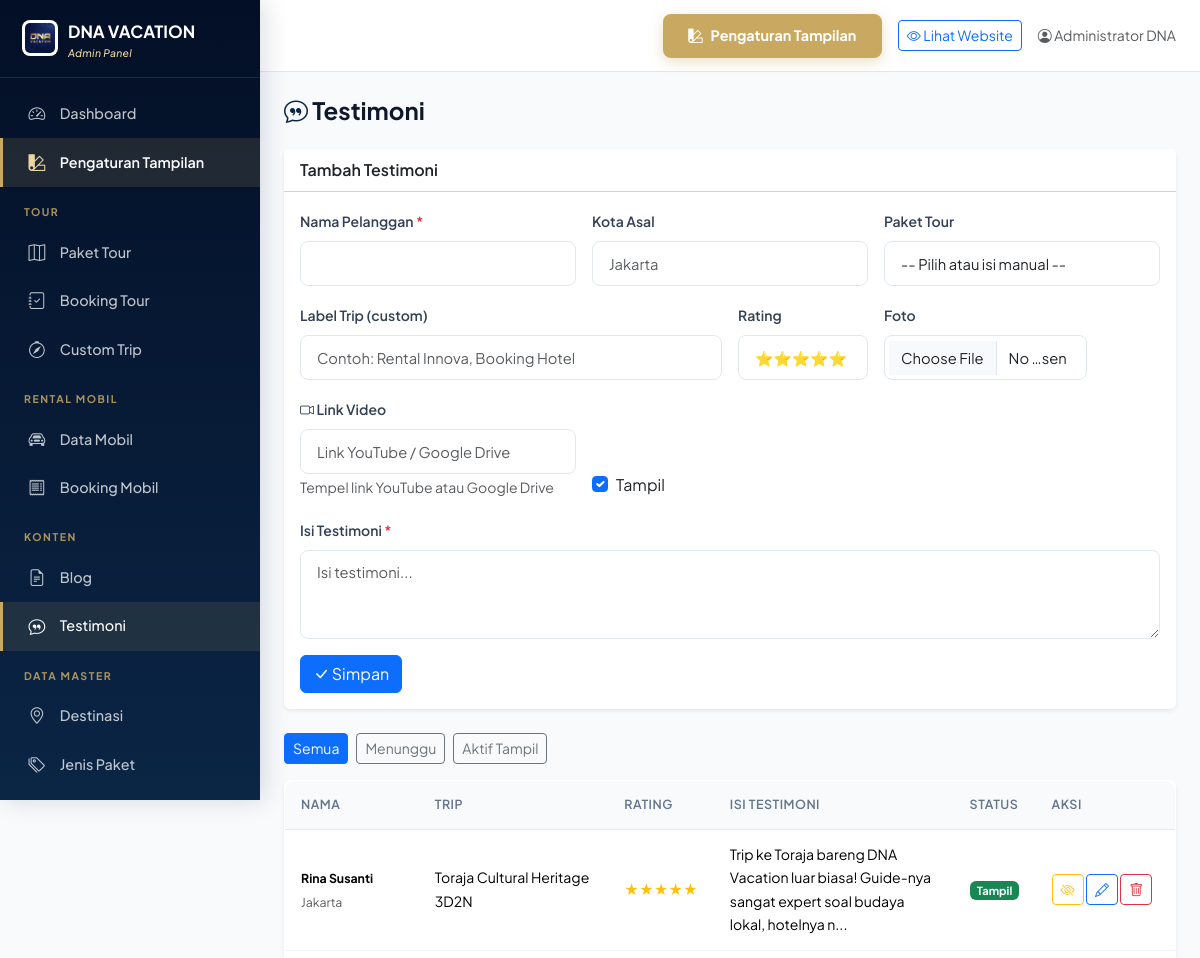
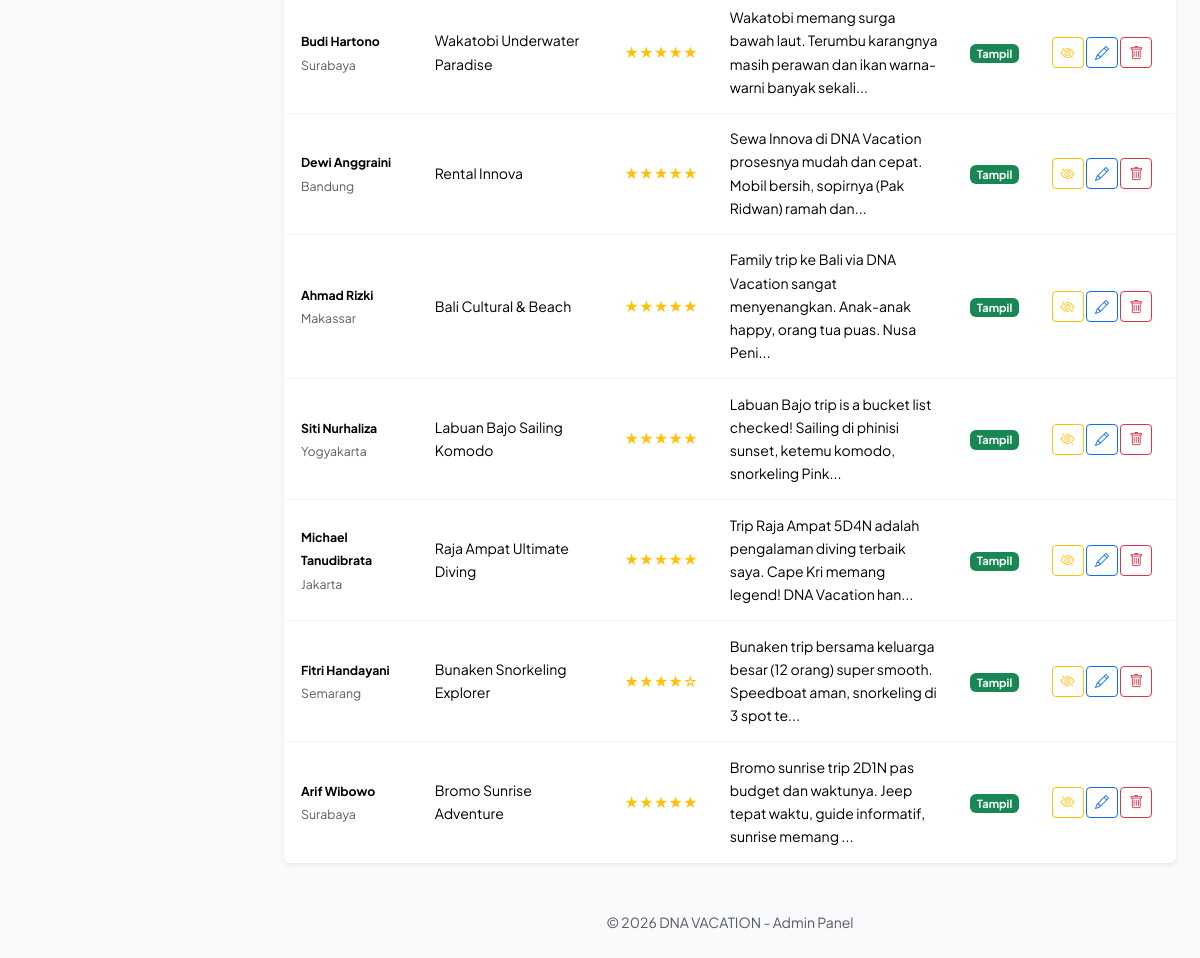
/admin/testimonials.php (signed in), run on the app's committed database (2 pictures, top to bottom).
### tables this page shows
CREATE TABLE testimonials (
  id INT AUTO_INCREMENT PRIMARY KEY,
  customer_name VARCHAR(100) NOT NULL,
  customer_location VARCHAR(100),
  content TEXT NOT NULL,
  rating TINYINT DEFAULT 5,
  tour_id INT,
  tour_name VARCHAR(200),
  image VARCHAR(255),
  is_active TINYINT(1) DEFAULT 0 COMMENT '0=pending review, 1=approved & shown',
  created_at TIMESTAMP DEFAULT CURRENT_TIMESTAMP,
  FOREIGN KEY (tour_id) REFERENCES tours(id) ON DELETE SET NULL,
  INDEX idx_active (is_active)
);

### includes/config.php (called while the page is built, shortened)
<?php
function isVideoUrl($video) {
    return (bool)preg_match('#^https?://#i', trim((string)$video));
}
function e($str) {
    return htmlspecialchars($str, ENT_QUOTES, 'UTF-8');
}
function truncate($text, $length = 100) {
    return substr($text, 0, $length) . '...';
}

### admin/testimonials.php (the view, shortened to what this page needs)
<?php
require_once __DIR__ . '/includes/header.php';
$filter = $_GET['filter'] ?? '';
if ($filter === 'pending') {
    $testimonials = $pdo->query("SELECT * FROM testimonials WHERE is_active=0 ORDER BY created_at DESC")->fetchAll();
} elseif ($filter === 'active') {
    $testimonials = $pdo->query("SELECT * FROM testimonials WHERE is_active=1 ORDER BY created_at DESC")->fetchAll();
} else {
    $testimonials = $pdo->query("SELECT * FROM testimonials ORDER BY is_active ASC, created_at DESC")->fetchAll();
}
$editItem = null;
$pendingCount = (int)$pdo->query("SELECT COUNT(*) FROM testimonials WHERE is_active=0")->fetchColumn();
?>
<div class="p-3 p-md-4">
    <h4 class="fw-bold mb-4"><i class="bi bi-chat-quote text-primary-custom"></i> Testimoni</h4>
    <div class="card border-0 shadow-sm mb-4">
        <div class="card-header bg-white fw-semibold"><?= $editItem ? 'Edit' : 'Tambah' ?> Testimoni</div>
        <div class="card-body">
            <form method="POST" enctype="multipart/form-data">
                <div class="row g-3">
                    <div class="col-md-4">
                        <label class="form-label small fw-semibold">Nama Pelanggan <span class="text-danger">*</span></label>
                        <input type="text" name="customer_name" class="form-control" value="<?= e($editItem['customer_name'] ?? '') ?>" required>
                    </div>
                    <div class="col-md-4">
                        <label class="form-label small fw-semibold">Kota Asal</label>
                        <input type="text" name="customer_location" class="form-control" value="<?= e($editItem['customer_location'] ?? '') ?>" placeholder="Jakarta">
                    </div>
                    <div class="col-md-4">
                        <label class="form-label small fw-semibold">Paket Tour</label>
                        <select name="tour_id" class="form-select" onchange="if(this.value) document.querySelector('[name=tour_name]').value = this.options[this.selectedIndex].text; else document.querySelector('[name=tour_name]').value = '';">
                            <option value="">-- Pilih atau isi manual --</option>
                        </select>
                    </div>
                    <div class="col-md-6">
                        <label class="form-label small fw-semibold">Label Trip (custom)</label>
                        <input type="text" name="tour_name" class="form-control" value="<?= e($editItem['tour_name'] ?? '') ?>" placeholder="Contoh: Rental Innova, Booking Hotel">
                    </div>
                    <div class="col-md-2">
                        <label class="form-label small fw-semibold">Rating</label>
                        <select name="rating" class="form-select">
                            <?php for ($i = 5; $i >= 1; $i--): ?>
                                <option value="<?= $i ?>" <?= ($editItem['rating'] ?? 5) == $i ? 'selected' : '' ?>><?= str_repeat('⭐', $i) ?></option>
                            <?php endfor; ?>
                        </select>
                    </div>
                    <div class="col-md-3">
                        <label class="form-label small fw-semibold">Foto</label>
                        <input type="file" name="image" class="form-control" accept="image/*">
                    </div>
                    <div class="col-md-4">
                        <label class="form-label small fw-semibold"><i class="bi bi-camera-video"></i> Link Video</label>
                        <input type="url" name="video_url" class="form-control" placeholder="Link YouTube / Google Drive" value="<?= e(isVideoUrl($editItem['video'] ?? '') ? $editItem['video'] : '') ?>">
                        <small class="text-muted">Tempel link YouTube atau Google Drive</small>
                    </div>
                    <div class="col-md-1 d-flex align-items-end">
                        <div class="form-check">
                            <input type="checkbox" name="is_active" class="form-check-input" id="tActive" <?= ($editItem['is_active'] ?? 1) ? 'checked' : '' ?>>
                            <label class="form-check-label" for="tActive">Tampil</label>
                        </div>
                    </div>
                    <div class="col-12">
                        <label class="form-label small fw-semibold">Isi Testimoni <span class="text-danger">*</span></label>
                        <textarea name="content" class="form-control" rows="3" placeholder="Isi testimoni..." required><?= e($editItem['content'] ?? '') ?></textarea>
                    </div>
                    <div class="col-12">
                        <button type="submit" class="btn btn-primary"><i class="bi bi-check-lg"></i> Simpan</button>
                    </div>
                </div>
            </form>
        </div>
    </div>
    <div class="mb-3 d-flex gap-2 flex-wrap">
        <a href="testimonials.php" class="btn btn-sm <?= !$filter ? 'btn-primary' : 'btn-outline-secondary' ?>">Semua</a>
        <a href="?filter=pending" class="btn btn-sm <?= $filter === 'pending' ? 'btn-primary' : 'btn-outline-secondary' ?>">Menunggu <?= $pendingCount ? "($pendingCount)" : '' ?></a>
        <a href="?filter=active" class="btn btn-sm <?= $filter === 'active' ? 'btn-primary' : 'btn-outline-secondary' ?>">Aktif Tampil</a>
    </div>
    <div class="card border-0 shadow-sm">
        <div class="card-body p-0">
            <div class="table-responsive">
                <table class="table admin-table table-hover align-middle mb-0">
                    <thead>
                        <tr>
                            <th>Nama</th>
                            <th>Trip</th>
                            <th>Rating</th>
                            <th>Isi Testimoni</th>
                            <th>Status</th>
                            <th style="width:140px">Aksi</th>
                        </tr>
                    </thead>
                    <tbody>
                        <?php if (empty($testimonials)): ?>
                            <tr><td colspan="6" class="text-center text-muted py-4">Belum ada testimoni.</td></tr>
                        <?php else: ?>
                            <?php foreach ($testimonials as $t): ?>
                                <tr>
                                    <td>
                                        <strong class="small"><?= e($t['customer_name']) ?></strong>
                                        <br><small class="text-muted"><?= e($t['customer_location'] ?: '-') ?></small>
                                    </td>
                                    <td class="small"><?= e($t['tour_name'] ?: '-') ?></td>
                                    <td class="text-warning small"><?= str_repeat('★', $t['rating']) ?><?= str_repeat('☆', 5 - $t['rating']) ?></td>
                                    <td class="small" style="max-width:300px">
                                        <?= e(truncate($t['content'], 100)) ?>
                                    </td>
                                    <td>
                                        <?php if ($t['is_active']): ?>
                                            <a href="?toggle=<?= $t['id'] ?>" class="badge bg-success text-decoration-none" style="font-size:.7rem">Tampil</a>
                                        <?php else: ?>
                                            <span class="badge bg-warning text-dark" style="font-size:.7rem">Pending</span>
                                        <?php endif; ?>
                                    </td>
                                    <td>
                                        <?php if (!$t['is_active']): ?>
                                            <a href="?approve=<?= $t['id'] ?>" class="btn btn-sm btn-success" title="Setujui"><i class="bi bi-check-lg"></i></a>
                                        <?php else: ?>
                                            <a href="?toggle=<?= $t['id'] ?>" class="btn btn-sm btn-outline-warning" title="Sembunyikan"><i class="bi bi-eye-slash"></i></a>
                                        <?php endif; ?>
                                        <a href="?edit=<?= $t['id'] ?>" class="btn btn-sm btn-outline-primary"><i class="bi bi-pencil"></i></a>
                                        <a href="?delete=<?= $t['id'] ?>" class="btn btn-sm btn-outline-danger" data-confirm="Hapus testimoni?"><i class="bi bi-trash"></i></a>
                                    </td>
                                </tr>
                            <?php endforeach; ?>
                        <?php endif; ?>
                    </tbody>
                </table>
            </div>
        </div>
    </div>
</div>
<?php require_once __DIR__ . '/includes/footer.php'; ?>

### assets/css/style.css (style rules this page uses)
:root { --primary: #0B2545; --primary-dark: #061838; --primary-darker: #030F26; --primary-mid: #13315C; --primary-light: #E8EEF7; --primary-lighter: #F4F7FC; --gold: #C9A961; --gold-dark: #A88540; --gold-light: #E8D6A3; --gold-lighter: #FBF5E4; --secondary: #C9A961; --secondary-dark: #A88540; --secondary-light: #FBF5E4; --accent: #EC7B4E; --accent-light: #FFEDD5; --success: #10B981; --success-light: #D1FAE5; --danger: #EF4444; --warning: #F59E0B; --dark: #0F172A; --gray-50: #F8FAFC; --gray-100: #F1F5F9; --gray-200: #E2E8F0; --gray-300: #CBD5E1; --gray-400: #94A3B8; --gray-500: #64748B; --gray-600: #475569; --gray-700: #334155; --gray-800: #1E293B; --font-main: 'Plus Jakarta Sans', -apple-system, BlinkMacSystemFont, sans-serif; --radius: 12px; --radius-sm: 8px; --radius-lg: 16px; --radius-xl: 20px; --shadow: 0 1px 3px rgba(11,37,69,.06), 0 1px 2px rgba(11,37,69,.04); --shadow-md: 0 4px 16px rgba(11,37,69,.08); --shadow-lg: 0 12px 32px rgba(11,37,69,.12); --shadow-xl: 0 20px 48px rgba(11,37,69,.18); --transition: all .25s cubic-bezier(.4,0,.2,1); }
* { box-sizing: border-box; }
body { font-family: var(--font-main); color: var(--dark); line-height: 1.65; background: #fff; -webkit-font-smoothing: antialiased; text-rendering: optimizeLegibility; }
a { text-decoration: none; }
.text-primary-custom { color: var(--primary) !important; }
.form-control, .form-select { border-radius: var(--radius-sm); border: 1.5px solid var(--gray-200); padding: .65rem 1rem; font-size: .92rem; transition: var(--transition); background: #fff; }
.form-label { color: var(--gray-700); }
body.admin-body { background: var(--gray-50); }
.admin-table { background: #fff; border-radius: var(--radius); border: 1px solid var(--gray-200); overflow: hidden; }
.admin-table th { background: var(--gray-50); font-weight: 600; font-size: .78rem; text-transform: uppercase; letter-spacing: .5px; color: var(--gray-500); padding: .85rem 1rem; border-bottom: 1px solid var(--gray-200); }
.admin-table td { padding: .85rem 1rem; font-size: .88rem; vertical-align: middle; border-bottom: 1px solid var(--gray-100); }
.admin-table tr:last-child td { border-bottom: none; }

### data on the page
testimonials: customer_name "Rina Susanti", customer_location "Jakarta", tour_name "Toraja Cultural Heritage 3D2N", rating "★★★★★", content "Trip ke Toraja bareng DNA Vacation luar biasa! Guide-nya sangat expert soal budaya lokal, hotelnya n..."
testimonials: customer_name "Budi Hartono", customer_location "Surabaya", tour_name "Wakatobi Underwater Paradise", rating "★★★★★", content "Wakatobi memang surga bawah laut. Terumbu karangnya masih perawan dan ikan warna-warni banyak sekali..."
testimonials: customer_name "Dewi Anggraini", customer_location "Bandung", tour_name "Rental Innova", rating "★★★★★", content "Sewa Innova di DNA Vacation prosesnya mudah dan cepat. Mobil bersih, sopirnya (Pak Ridwan) ramah dan..."
testimonials: customer_name "Ahmad Rizki", customer_location "Makassar", tour_name "Bali Cultural & Beach", rating "★★★★★", content "Family trip ke Bali via DNA Vacation sangat menyenangkan. Anak-anak happy, orang tua puas. Nusa Peni..."
testimonials: customer_name "Siti Nurhaliza", customer_location "Yogyakarta", tour_name "Labuan Bajo Sailing Komodo", rating "★★★★★", content "Labuan Bajo trip is a bucket list checked! Sailing di phinisi sunset, ketemu komodo, snorkeling Pink..."
testimonials: customer_name "Michael Tanudibrata", customer_location "Jakarta", tour_name "Raja Ampat Ultimate Diving", rating "★★★★★", content "Trip Raja Ampat 5D4N adalah pengalaman diving terbaik saya. Cape Kri memang legend! DNA Vacation han..."
testimonials: customer_name "Fitri Handayani", customer_location "Semarang", tour_name "Bunaken Snorkeling Explorer", rating "★★★★", rating "☆", content "Bunaken trip bersama keluarga besar (12 orang) super smooth. Speedboat aman, snorkeling di 3 spot te..."
testimonials: customer_name "Arif Wibowo", customer_location "Surabaya", tour_name "Bromo Sunrise Adventure", rating "★★★★★", content "Bromo sunrise trip 2D1N pas budget dan waktunya. Jeep tepat waktu, guide informatif, sunrise memang ..."

### other printed values
$_SESSION['admin_name'] "Administrator DNA"
SITE_NAME "DNA VACATION"
form field rating "⭐⭐⭐⭐⭐"
